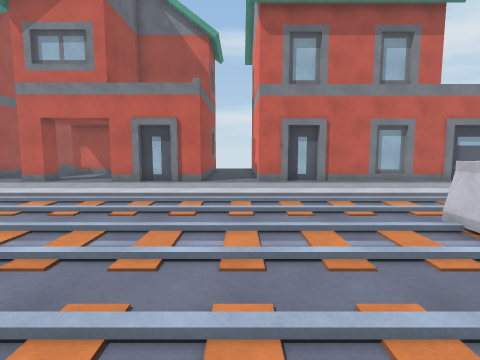
[1] (above)

20 first-person views from a walk through a scene from a Unity 3-D project. The camera is 1.5 m above the floor, tilts 6° down and sees 80° across. The floor is counted in squares, 1 m on a side. Each view is taken from the middle of a square. On the plan, view 1 faces up. The plan holds only what a view shows up to about 14 squares ahead; the rest is blank. The place goes on beyond the plan. The player character is not drawn.

[2]
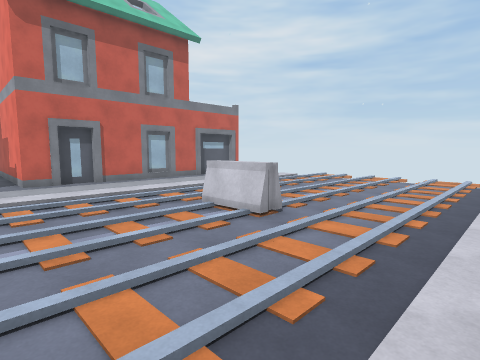

[3]
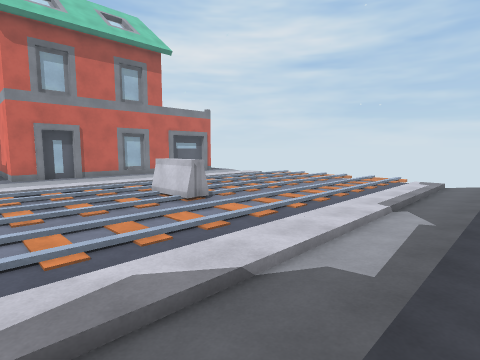

[4]
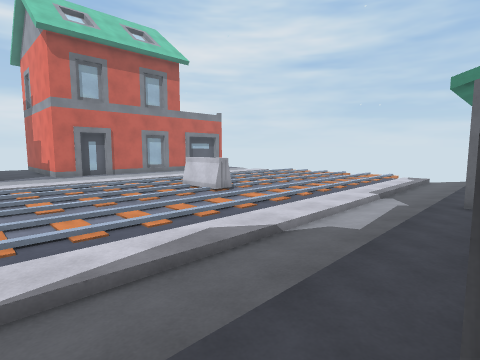

[5]
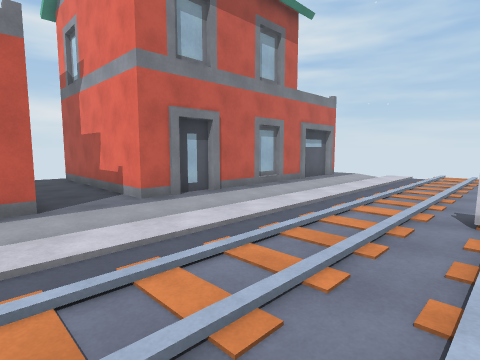

[6]
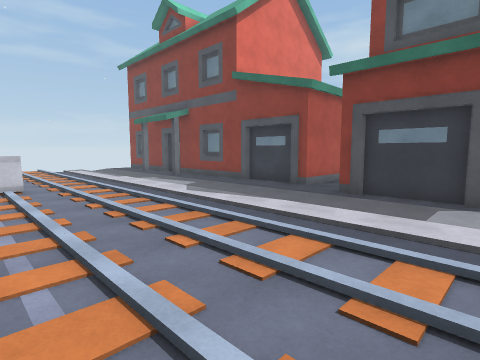

[7]
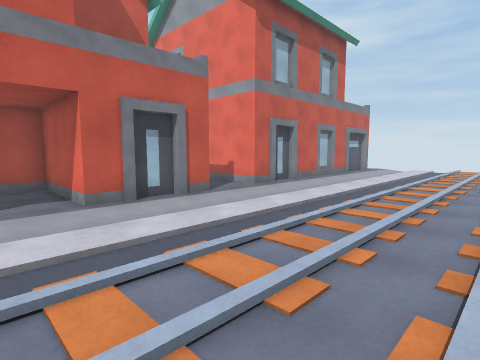

[8]
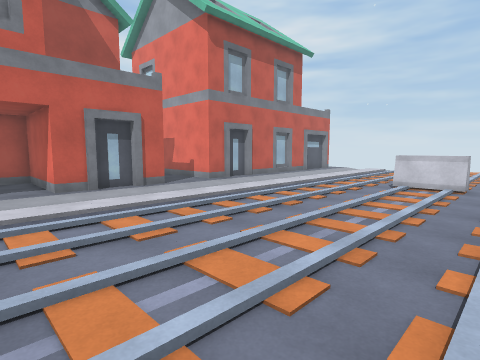

[9]
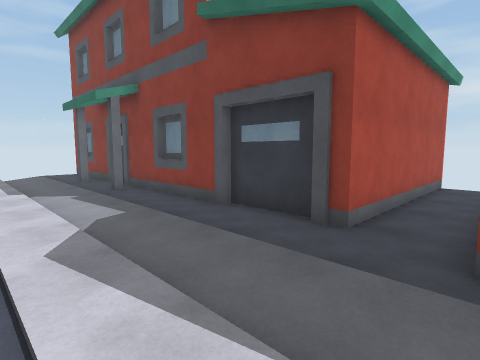

[10]
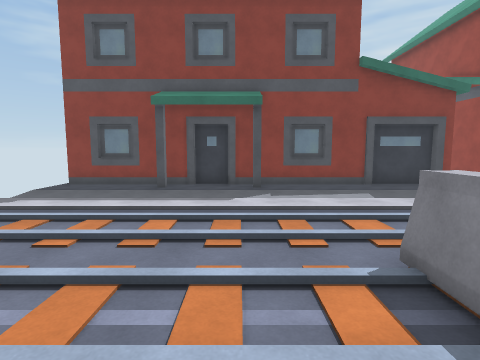

[11]
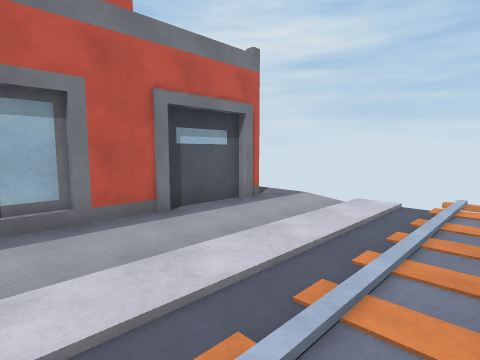

[12]
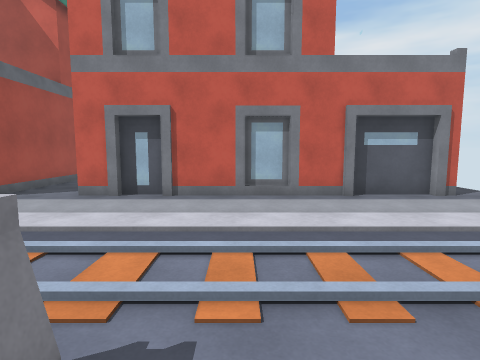

[13]
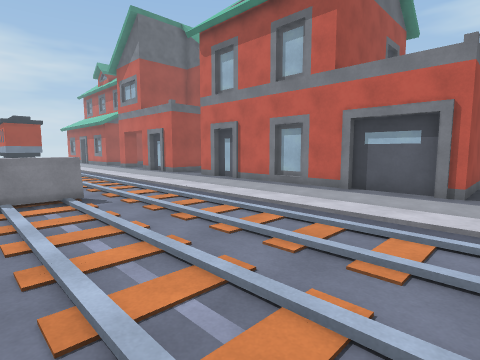

[14]
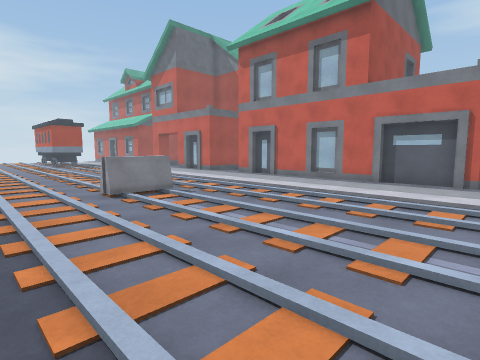

[15]
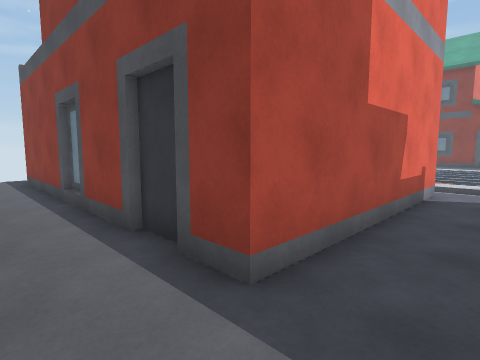

[16]
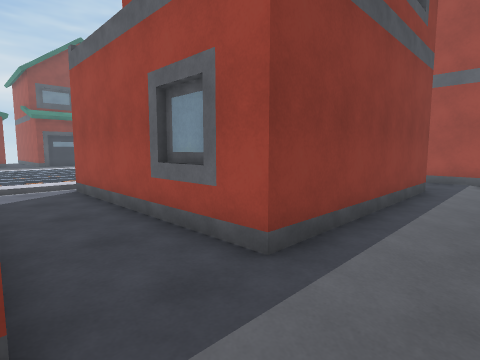

[17]
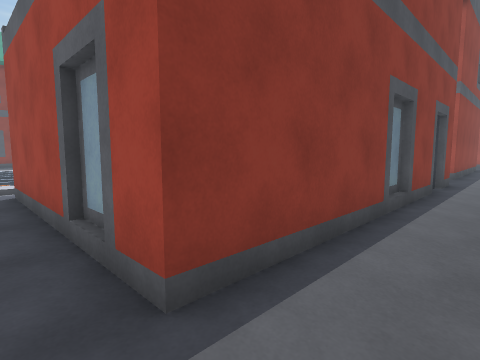

[18]
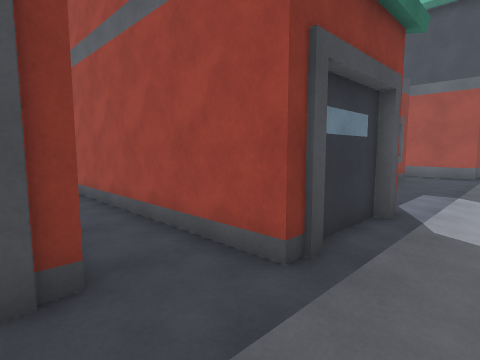

[19]
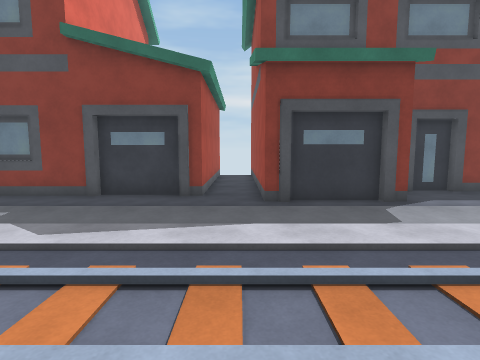

[20]
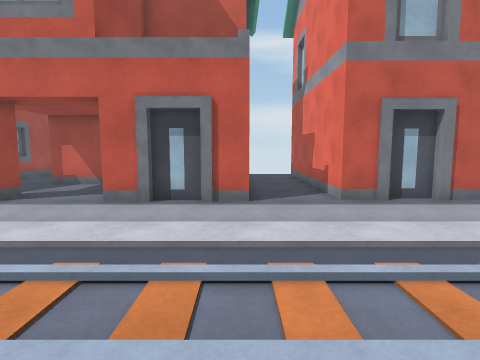

### Floor plan
Key: @ floor where view 1 was taken; # wall or solid block; . floor; / step, stairs or slope; H house; O other object.
Columns run from 8 left of view 1 to 14 right of it. Each row starts with its distance up from view 1.
 23    ..... .....  ..... .
 22 .......................
 21 #######..#############.
 20       #..#           #.
 19       H..#           #.
 18       #..#           #.
 17 ###   #..#           #.
 16 ..#   #..#           #
 15 ..#   #..#           #
 14 ..#   #..#           #.
 13 ..#####..#H#H#######H#.
 12 .......................
 11 .......................
 10 .......................
  9 .......................
  8 ////////./////////.////
  7 ////////./////////.////
  6 ............O..........
  5 ////////....OO////.////
  4 ////////....OO////.////
  3 .......................
  2 ////////./////////.////
  1 ////////./////////.// /
  0 ........@..............
 -1 .......................
 -2 .......................
 -3 .......................
 -4 ####H.........H...#....
 -5    ##.#################
 -6     #.#
 -7     #.#
 -8     #.#
 -9     #.#
-10     #.#
-11     #.#

Positions as (right, up) in squares from view 1, and headings:
1: (0, 0), facing up
2: (-1, -1), facing up-right
3: (-1, -4), facing up-right
4: (-3, -5), facing up-right
5: (-3, 5), facing up-right
6: (-8, 5), facing down-right
7: (-8, 5), facing up-right
8: (-8, 2), facing up-right
9: (-4, 0), facing down-right
10: (7, 7), facing down
11: (6, 7), facing up-right
12: (6, 4), facing up
13: (14, 3), facing up-left
14: (14, 0), facing up-left
15: (-1, 23), facing down-right
16: (1, 23), facing down-left
17: (14, 23), facing down-left
18: (-1, -2), facing down-left
19: (-3, 4), facing down
20: (-2, 5), facing up
